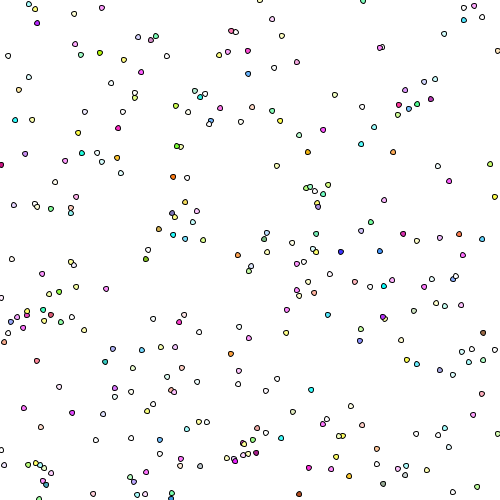
Frame 1 (no input)
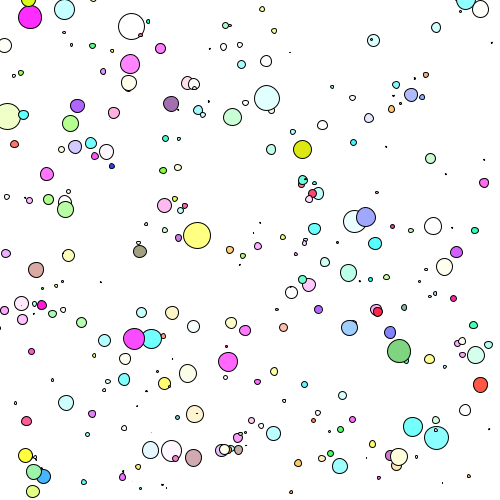
Frame 60 (the mouse pressed at the canvas centre just before this capture)
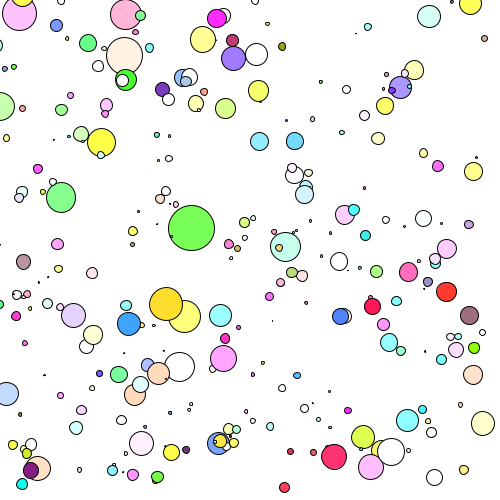
Frame 120 (the mouse held since frame 60 and released just before this capture)

The Processing sketch that drew these frames (run headless with seeded random() and noise(); from frame 60 on, the mouse is pressed at the canvas centre):

// Processing sketch: processing_168541
// ── processing_168541.pde

Cell[] myCells = new Cell[299]; //I increased the number of cells


void setup() {
  size(500, 500);
  for (int i=0; i<myCells.length; i++) {
    myCells[i] = new Cell();
  }
}

void draw() {
  background(255);
  for (int i=0; i<myCells.length; i++) {
    myCells[i].display();
    myCells[i].update();
  }
}

//Cell classe
class Cell {
  // Declaring Cell classe variables
  float xlocation;
  float ylocation;
  float dia;
  boolean isseed;
  float cellred, cellgreen, cellblue;
  float lineweight;
  int ellipseDia= 5;

  //Constructor, for constructing the Cell
  Cell() {
    xlocation = random(0, 500);
    ylocation = random(0, 500);
    dia = 5;
    isseed = false;
    cellred = random (0, 255);
    cellgreen = random (0, 255);
    cellblue = random(0, 255);
    lineweight = 0.1;
  }

  void display() {
    stroke(lineweight);
    // change intensity of colour randomly
    fill(cellred+random(0,255), cellgreen+random(0,255), cellblue+random(0,255));
    ellipse(xlocation, ylocation, dia, dia);
  }

  void update() {
    // Decrease the cells speed
    xlocation = xlocation+random(-0.75,0.5); 
    ylocation = ylocation+random(-0.75,0.5);
    dia = dia+random(-2, 2);
  }
}
